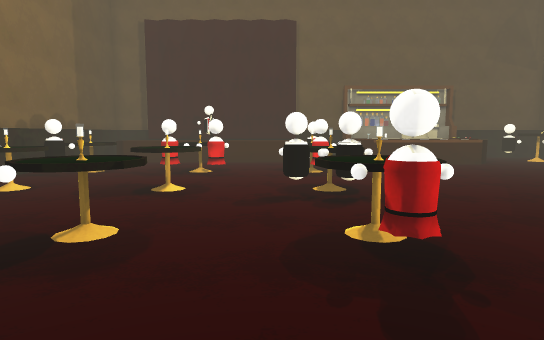
View 1 (above)

15 first-person views from a walk through a scene from a Unity 3-D project. The camera is 1.4 m above the floor, tilts 6° down and sees 75° across. The floor is counted in squares, 1 m on a side. Each view is taken from the middle of a square. On the plan, view 1 faces up. The plan holds only what a view shows up to about 15 squares ahead; the rest is blank. The player character is not drawn. Some surface patterns are stand-ins.

View 2
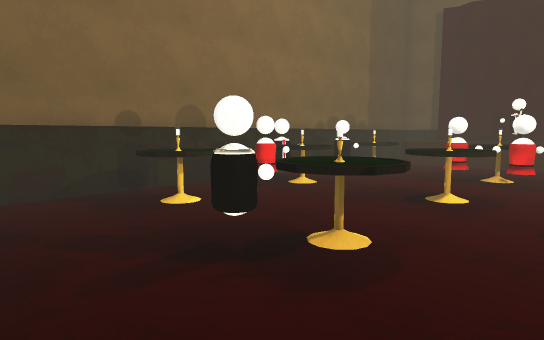

View 3
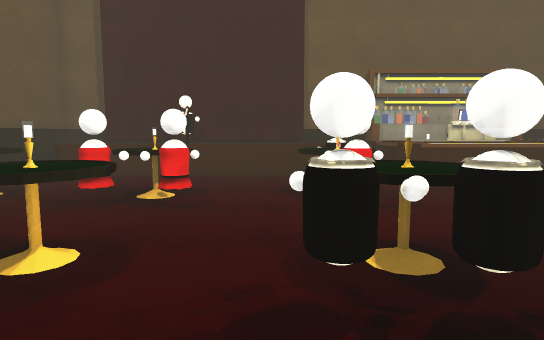

View 4
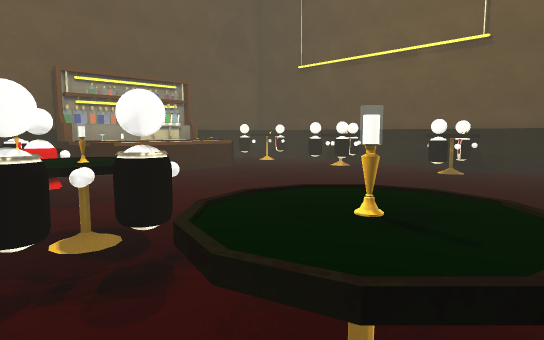

View 5
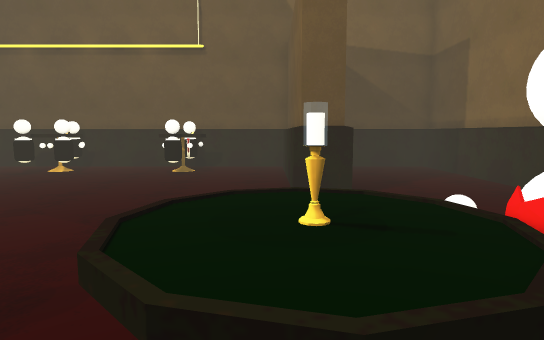

View 6
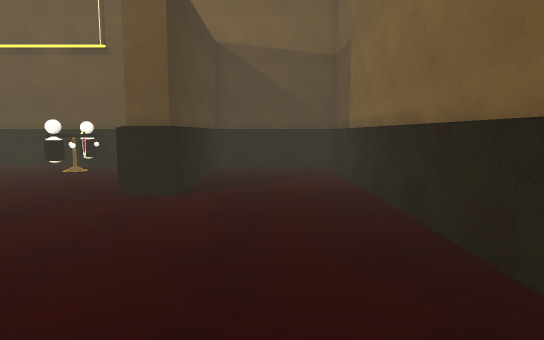

View 7
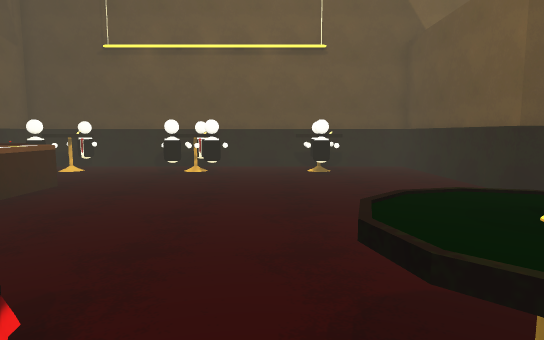

View 8
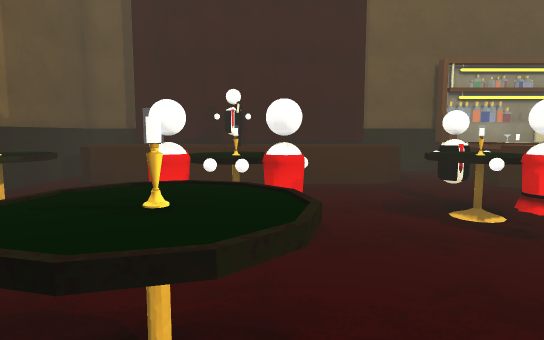

View 9
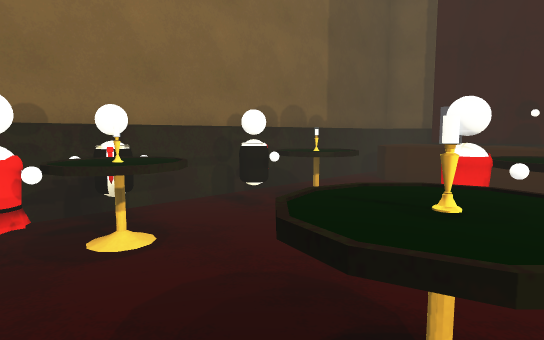

View 10
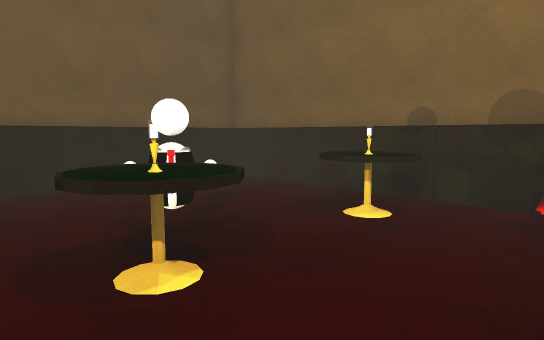

View 11
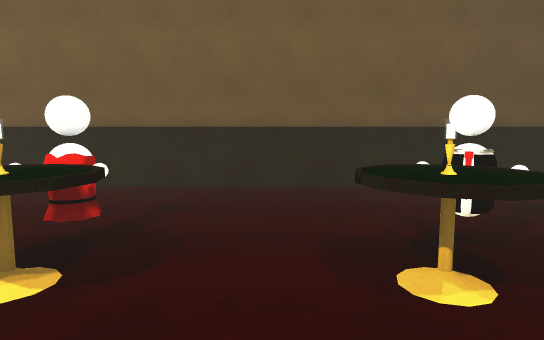

View 12
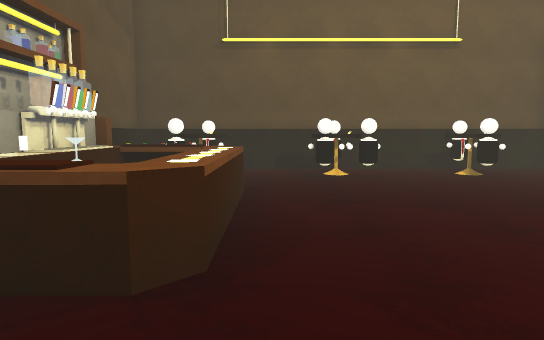

View 13
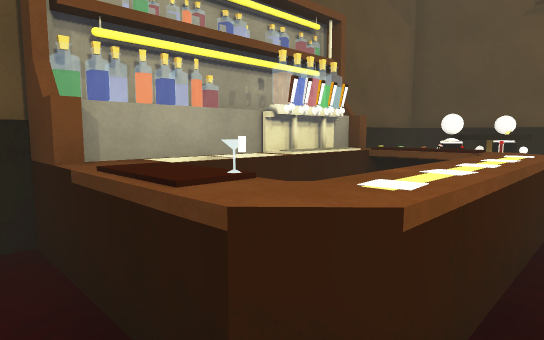

View 14
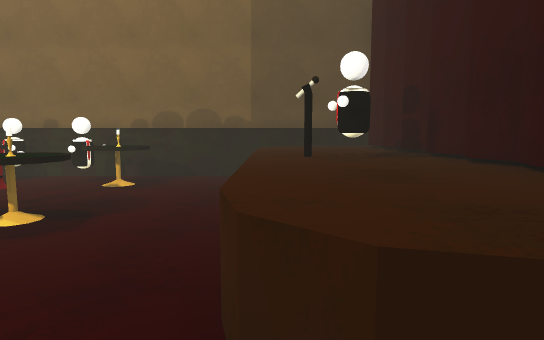

View 15
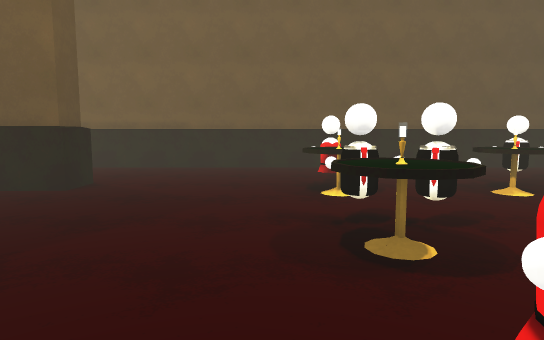

### Floor plan
Key: @ floor where view 1 was taken; # wall or solid block; . floor; = window, fence, low wall or low ledge; ^ raised ledge; O other object.
Columns run from 9 left of view 1 to 15 right of it. Each row starts with its distance up from view 1.
 20 ##^###########      #####
 19 #^^^^^O^^^^^.# ^ ###    #
 18 #^^^^^O^^^^^.^^###O^ O^.#
 17 #.^^^^^^^^^..^    ^^.O^O#
 16 #............^^^^^^.....#
 15 #.......................#
 14 #..=...=..OO.........O#.#
 13 #.^^..^^..^^.........O^O#
 12 #.O^.OOO..OO.........O^.#
 11 #.O........O............#
 10 #.......................#
  9 #OO^..^^..^^..........^.#
  8 #.OO..^^.OOO.........O^O#
  7 #.O........O............#
  6 #..=...=................#
  5 #.^^..^^..^^............#
  4 #.^^.OO^..OO.....########
  3 #................########
  2 #.......................#
  1 #.......................#
  0 #........@..............#
 -1 #########################

Where each view was taken, in squares from view 1:
view 1: 0 up, 0 right, facing up
view 2: 1 up, 0 right, facing up-left
view 3: 5 up, 0 right, facing up
view 4: 4 up, 0 right, facing up-right
view 5: 5 up, 0 right, facing right
view 6: 1 up, 0 right, facing right
view 7: 10 up, 0 right, facing right
view 8: 7 up, 2 left, facing up
view 9: 7 up, 2 left, facing up-left
view 10: 8 up, 1 left, facing down-left
view 11: 8 up, 1 left, facing down
view 12: 15 up, 1 right, facing right
view 13: 15 up, 3 right, facing up-right
view 14: 17 up, 3 right, facing left
view 15: 13 up, 3 right, facing down
